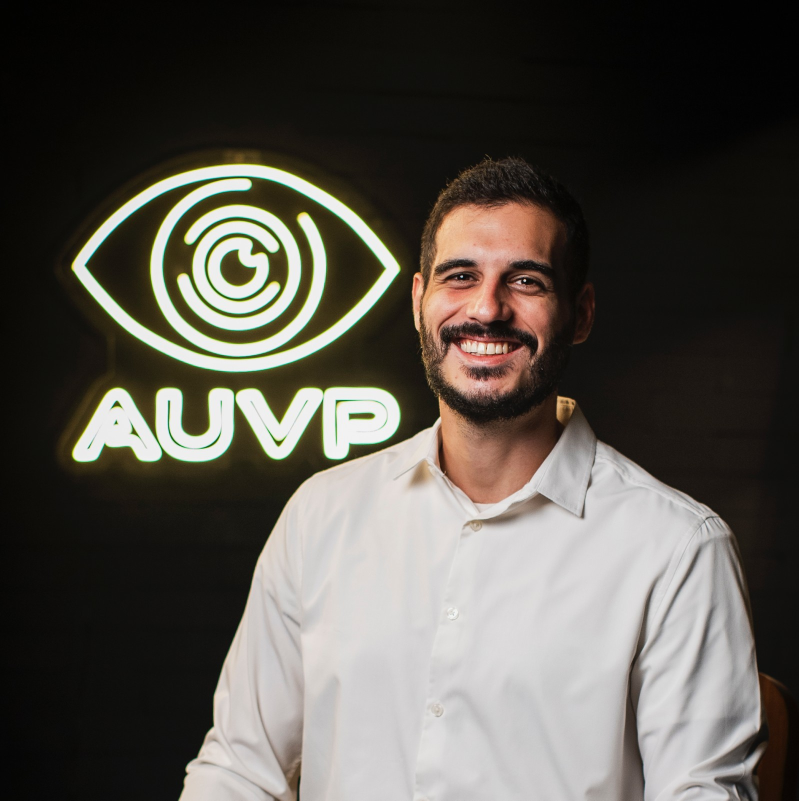
#> input picture assets/consultores/originais/alan-santanna.png, 1598 x 1601 px (shown at 1/2 size); its folder holds only this picture in this run
$ python fotos.py
#> lines starting #> are read from the running program, lines starting #| are printed output that depends on the picture
# -*- coding: utf-8 -*-
"""Prepara os retratos dos consultores para a apresentação.

    python3 scripts/fotos.py

Lê os originais de `assets/consultores/originais/` e escreve o recorte ao lado,
em `assets/consultores/`.
As fotos chegam em enquadramentos e proporções que não combinam. Este script
resolve só isso: detecta o rosto e recorta em 3:4 com o rosto sempre no mesmo
ponto e no mesmo tamanho relativo. Quando o recorte ideal não cabe na imagem,
encolhe mantendo a proporção em vez de distorcer.

Cor, brilho e contraste ficam como vieram do original. Normalizar exposição
uniformiza o conjunto, mas altera a foto que o cliente entregou — e o retrato
é dele, não nosso.

É um passo de uma vez só: a saída fica versionada e o `npm run build`, que não
tem dependências, apenas embute o resultado. Depende de Pillow e de
opencv-python-headless 4.x — na 5 o CascadeClassifier saiu do módulo raiz.
"""
import os
import sys

import cv2
from PIL import Image

RAIZ = os.path.dirname(os.path.dirname(os.path.abspath(__file__)))
DESTINO = os.path.join(RAIZ, "assets", "consultores")
ORIGEM = os.path.join(DESTINO, "originais")

# O original tem o nome do slug, e a extensão é a que o arquivo veio: as fotos
# antigas chegaram em PNG, as novas em JPEG, e não há por que converter só para
# alimentar este script. A saída é sempre JPEG, com o mesmo nome.
ORIGINAIS = (".png", ".jpg", ".jpeg")

PROPORCAO = 3 / 4          # retrato 3:4
ROSTO_LARGURA = 0.42       # largura do rosto como fração da largura do recorte
ROSTO_X, ROSTO_Y = 0.50, 0.36   # onde o centro do rosto fica dentro do recorte
SAIDA = (900, 1200)


def acha_rosto(bgr):
    casc = cv2.CascadeClassifier(cv2.data.haarcascades + "haarcascade_frontalface_default.xml")
    if casc.empty():
        raise RuntimeError("cascade de rosto não carregou")
    cinza = cv2.equalizeHist(cv2.cvtColor(bgr, cv2.COLOR_BGR2GRAY))
    achados = casc.detectMultiScale(cinza, 1.08, 5, minSize=(int(bgr.shape[1] * 0.05),) * 2)
    if not len(achados):
        return None
    return max(achados, key=lambda r: r[2] * r[3])


def recorte(w, h, rosto):
    """Caixa 3:4 com o rosto no ponto alvo, encolhida até caber na imagem."""
    x, y, fw, fh = rosto
    cx, cy = x + fw / 2, y + fh / 2
    cw = fw / ROSTO_LARGURA
    ch = cw / PROPORCAO
    if ch > h:                      # não cabe na altura
        ch, cw = h, h * PROPORCAO
    if cw > w:                      # nem na largura
        cw, ch = w, w / PROPORCAO
    esq = min(max(cx - ROSTO_X * cw, 0), w - cw)
    topo = min(max(cy - ROSTO_Y * ch, 0), h - ch)
    return int(esq), int(topo), int(esq + cw), int(topo + ch)


def main():
    os.makedirs(DESTINO, exist_ok=True)
    originais = sorted(f for f in os.listdir(ORIGEM)
                       if f.lower().endswith(ORIGINAIS))
    # Dois originais com o mesmo slug produziriam a mesma saída, e qual deles
    # venceria dependeria da ordem do diretório. Melhor parar e dizer.
    slugs = {}
    for f in originais:
        slugs.setdefault(os.path.splitext(f)[0], []).append(f)
    repetidos = {k: v for k, v in slugs.items() if len(v) > 1}
    if repetidos:
        for slug, arquivos in sorted(repetidos.items()):
            print("%s tem mais de um original: %s" % (slug, ", ".join(arquivos)),
                  file=sys.stderr)
        return 1
    if not originais:
        print("Nenhum original em %s" % os.path.relpath(ORIGEM, RAIZ), file=sys.stderr)
        return 1
    faltando = []
    for arquivo in originais:
        nome = slug = os.path.splitext(arquivo)[0]
        caminho = os.path.join(ORIGEM, arquivo)
        bgr = cv2.imread(caminho)
#> bgr is the input picture: shape (1601, 1598, 3); mean B, G, R 77.6, 84.2, 88.3
        h, w = bgr.shape[:2]
#> h = 1601; w = 1598
        rosto = acha_rosto(bgr)
#> in acha_rosto, `cinza = cv2.equalizeHist(cv2.cvtColor(bgr, cv2.COLOR_BGR2GRAY))`:
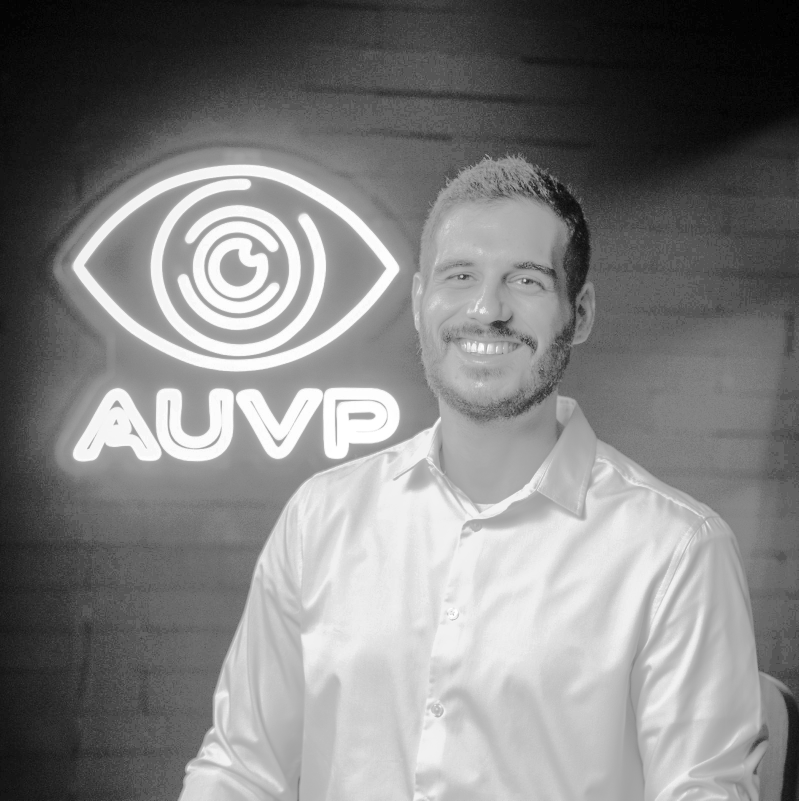
#> cinza: shape (1601, 1598) (shown at 1/2 size); min 0, max 255, mean 129.6
#> in acha_rosto, `achados = casc.detectMultiScale(cinza, 1.08, 5, minSize=(int(bgr.shape..`: achados = [[189, 769, 111, 111], [783, 402, 393, 393]]
#> rosto = [783, 402, 393, 393]
        if rosto is None:
            faltando.append(nome + " (rosto não detectado)")
            continue
        caixa = recorte(w, h, rosto)
#> in recorte, `x, y, fw, fh = rosto`: x = 783; y = 402; fw = 393
#> in recorte, `cx, cy = x + fw / 2, y + fh / 2`: cx = 979.5; cy = 598.5
#> in recorte, `cw = fw / ROSTO_LARGURA`: cw = 935.7
#> in recorte, `ch = cw / PROPORCAO`: ch = 1247.6
#> in recorte, `esq = min(max(cx - ROSTO_X * cw, 0), w - cw)`: esq = 511.6
#> in recorte, `topo = min(max(cy - ROSTO_Y * ch, 0), h - ch)`: topo = 149.4
#> caixa = (511, 149, 1447, 1396)
        im = Image.open(caminho).convert("RGB").crop(caixa).resize(SAIDA, Image.LANCZOS)
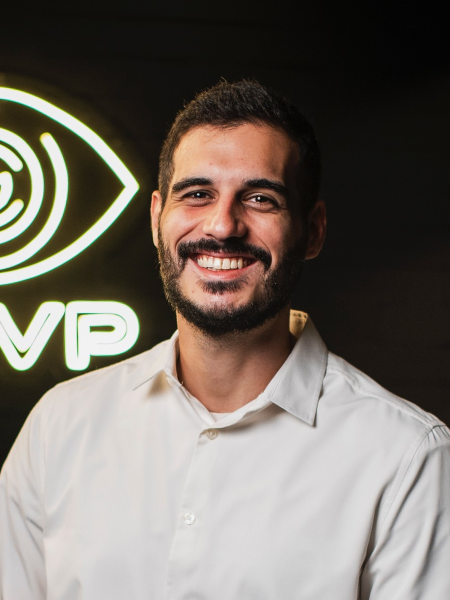
#> im: PIL image 900x1200 RGB (shown at 1/2 size); mean R, G, B 117.4, 110.1, 102.5
        saida = os.path.join(DESTINO, slug + ".jpg")
        im.save(saida, "JPEG", quality=90, optimize=True, progressive=True)
        fr = rosto[2] / (caixa[2] - caixa[0])
#> fr = 0.42
        print("  %-18s %5dx%-5d -> %s  rosto %.0f%% da largura"
              % (nome, w, h, os.path.basename(saida), fr * 100))
#|   alan-santanna       1598x1601  -> alan-santanna.jpg  rosto 42% da largura
    if faltando:
        print("sem saída: %s" % ", ".join(faltando), file=sys.stderr)
        return 1
    print("%d retrato(s) em assets/consultores/" % len(originais))
    return 0


if __name__ == "__main__":
    raise SystemExit(main())
#> (the program exits here)

$ run again, on assets/consultores/originais/foto.jpg
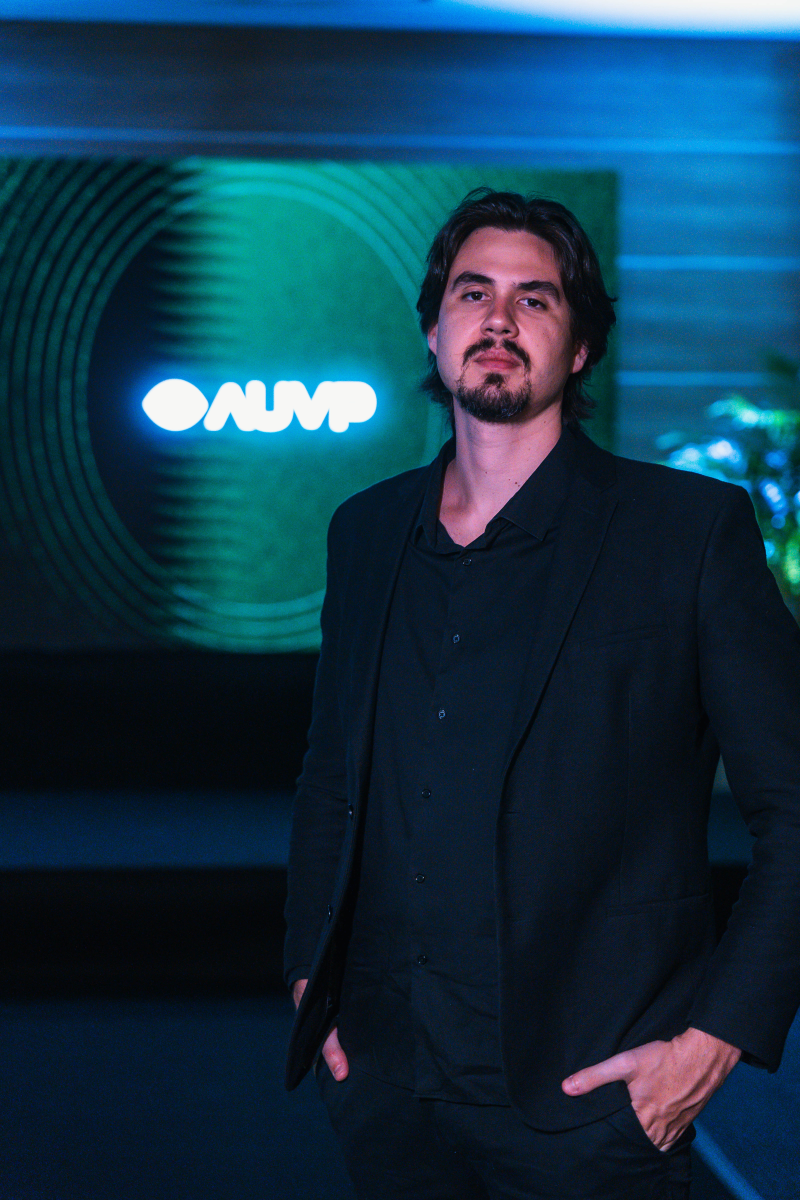
#> input picture assets/consultores/originais/foto.jpg, 4000 x 6000 px (shown at 1/5 size)
#> in main, bgr is the input picture: shape (6000, 4000, 3); mean B, G, R 73.3, 53.2, 18
#> in acha_rosto, `cinza = cv2.equalizeHist(cv2.cvtColor(bgr, cv2.COLOR_BGR2GRAY))`:
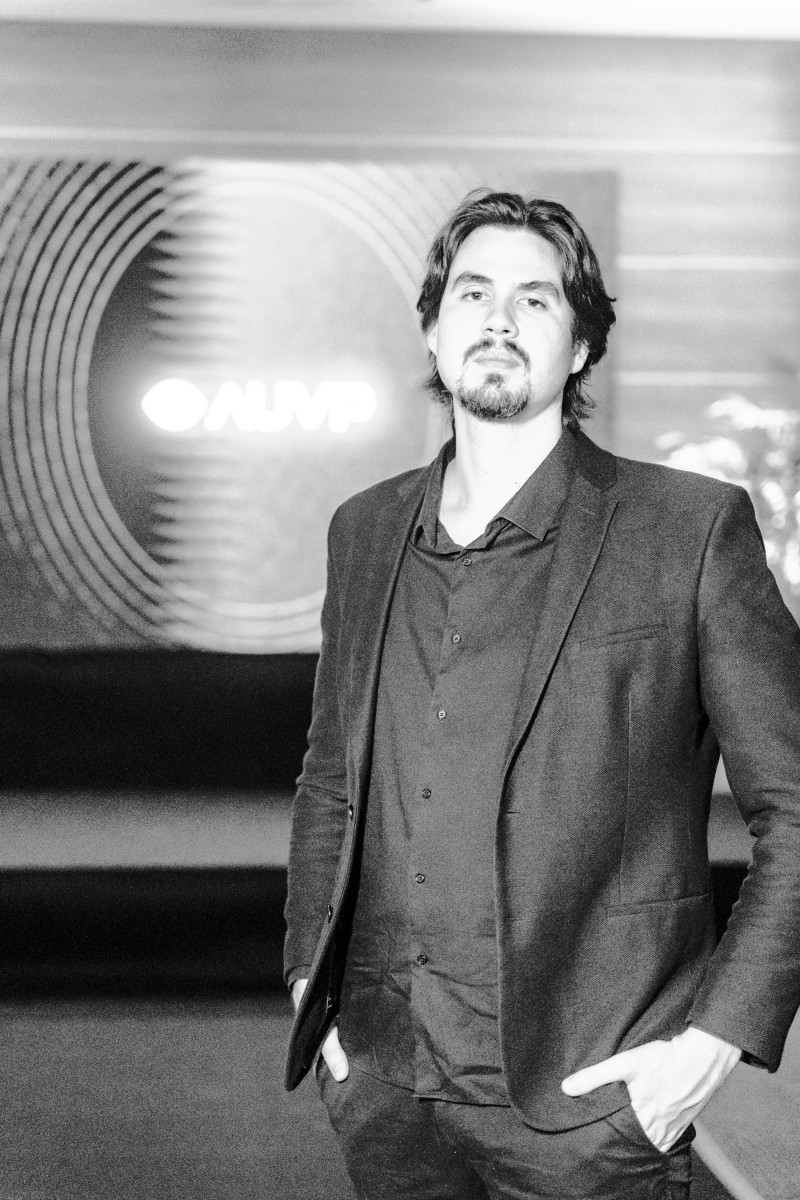
#> cinza: shape (6000, 4000) (shown at 1/5 size); min 0, max 255, mean 129.7
#> achados = [[2101, 1156, 832, 832]]
#> rosto = [2101, 1156, 832, 832]
#> x = 2101; y = 1156; fw = 832
#> cx = 2517; cy = 1572
#> cw = 1981
#> ch = 2641.3
#> esq = 1526.5
#> topo = 621.1
#> caixa = (1526, 621, 3507, 3262)
#> in main, `im = Image.open(caminho).convert("RGB").crop(caixa).resize(SAIDA, Imag..`:
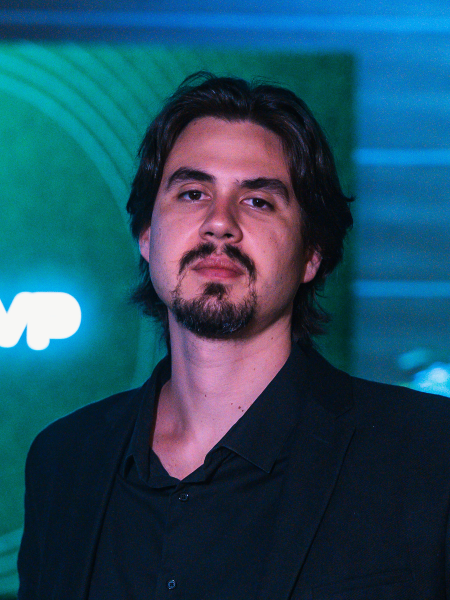
#> im: PIL image 900x1200 RGB (shown at 1/2 size); mean R, G, B 32.5, 75.7, 96.9
#> fr = 0.42
#|   foto                4000x6000  -> foto.jpg  rosto 42% da largura
